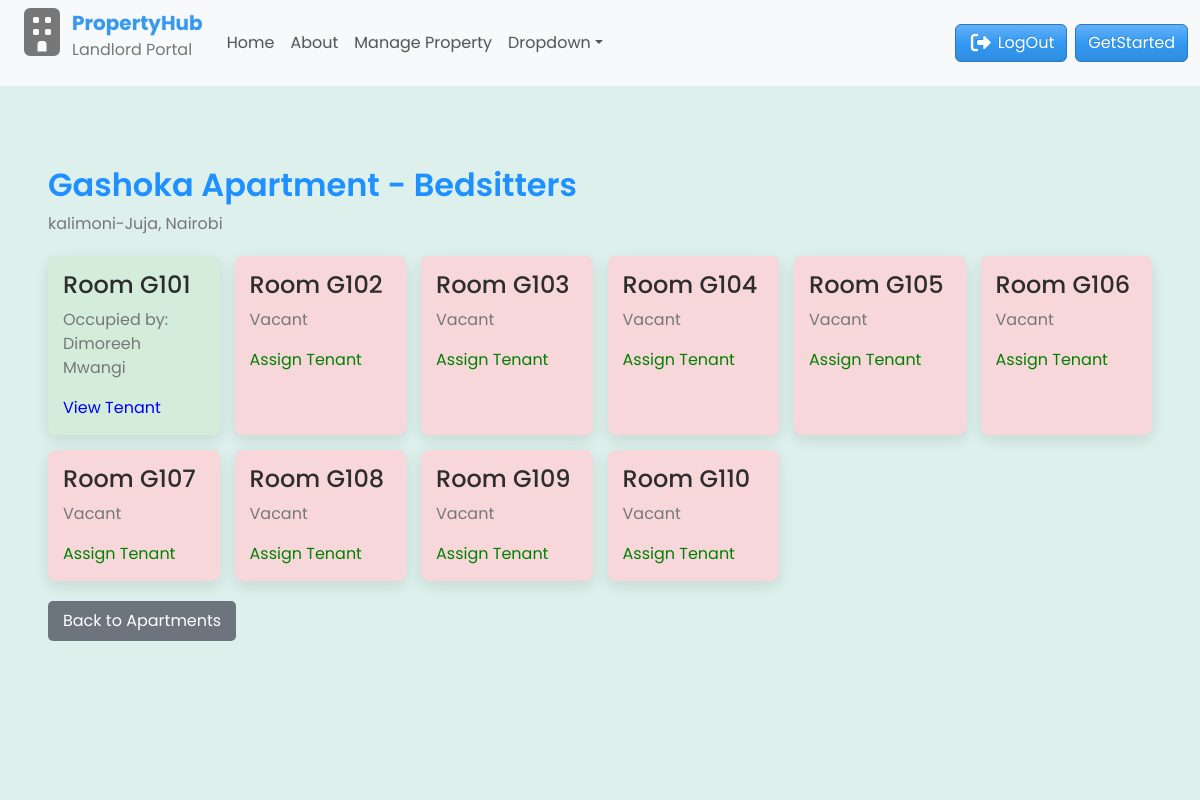
The app's page /2/, older data.
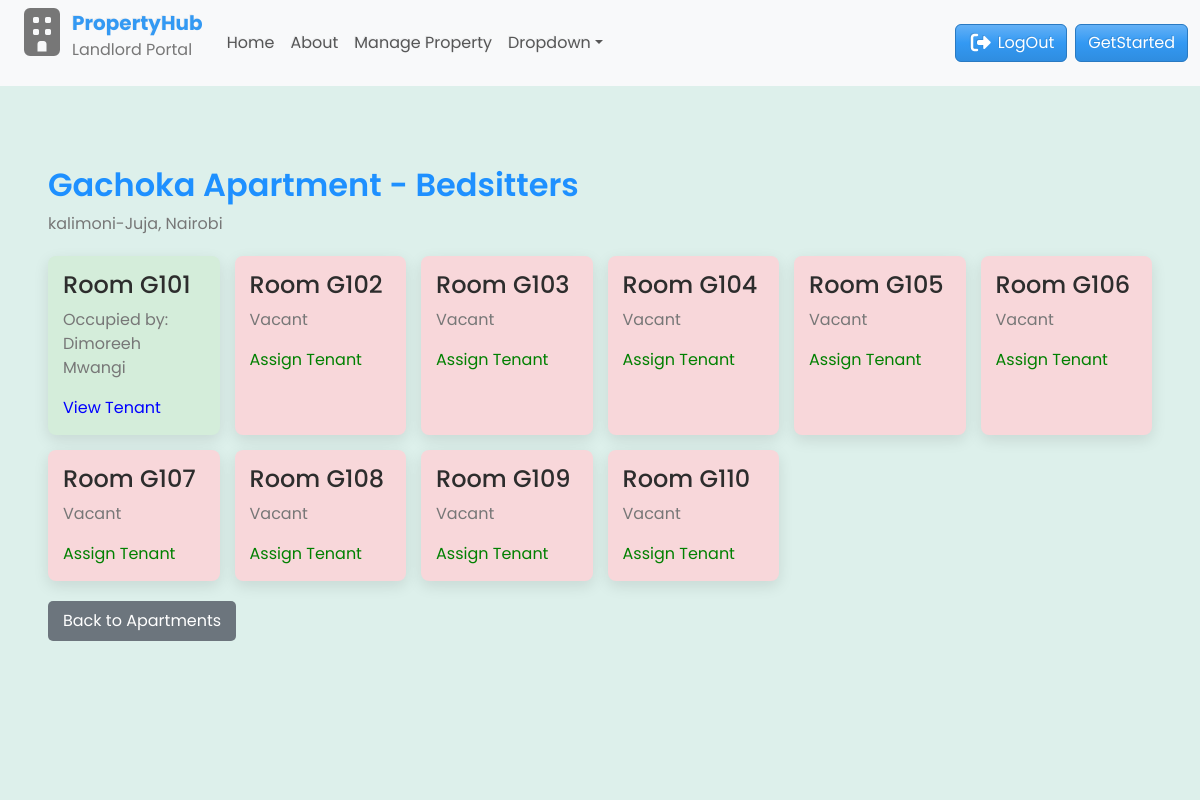
The same page, newer data.
### main/models.py (models this page shows, shortened)
class Apartment(models.Model):
    name = models.CharField(max_length=100)
    address = models.CharField(max_length=255)
    city = models.CharField(max_length=100)
    class Meta:
        verbose_name_plural = "Apartments"

### main/views.py (the view)
# urls.py: path('<int:apartment_id>/', views.apartment_detail, name='apartment_detail'),
def apartment_detail(request, apartment_id):
    apartment = get_object_or_404(Apartment, id=apartment_id)
    bedsitters = apartment.bedsitters.select_related('tenant').all()
    context = {
        'apartment': apartment,
        'bedsitters': bedsitters
        }
    return render(request, 'main/apartment_detail.html', context)

### main/templates/main/apartment_detail.html
{% extends 'main/base.html' %}
{% block content %}
<div class="container-fluid" id="bedsitters">
  <h2>{{ apartment.name }} - Bedsitters</h2>
  <p>{{ apartment.address }}, {{ apartment.city }}</p>
  <div class="bedsitter-wrapper">
    {% for bed in bedsitters %}
    <div
      class="bedsitter-card {% if bed.tenant %}occupied{% else %}vacant{% endif %}"
    >
      <h4>Room {{ bed.number }}</h4>
      {% if bed.tenant %}
      <p>Occupied by: {{ bed.tenant.first_name }} {{ bed.tenant.last_name }}</p>
      <a href="{% url 'tenant_detail' bed.tenant.id %}" style="color: blue"
        >View Tenant</a
      >
      {% else %}
      <p>Vacant</p>
      <a href="#" style="color: green">Assign Tenant</a>
      {% endif %}
    </div>
    {% empty %}
    <p>No bedsitters found.</p>
    {% endfor %}
  </div>
  <a
    href="{% url 'apartment_dashboard' %}"
    style="
      display: inline-block;
      margin-top: 20px;
      padding: 8px 15px;
      background: #6c757d;
      color: white;
      border-radius: 5px;
      text-decoration: none;
    "
  >
    Back to Apartments
  </a>
</div>
{% endblock %}

Row changes from the older to the newer data that the page shows:
changed Apartment "kalimoni-Juja": name "Gashoka Apartment" → "Gachoka Apartment"
